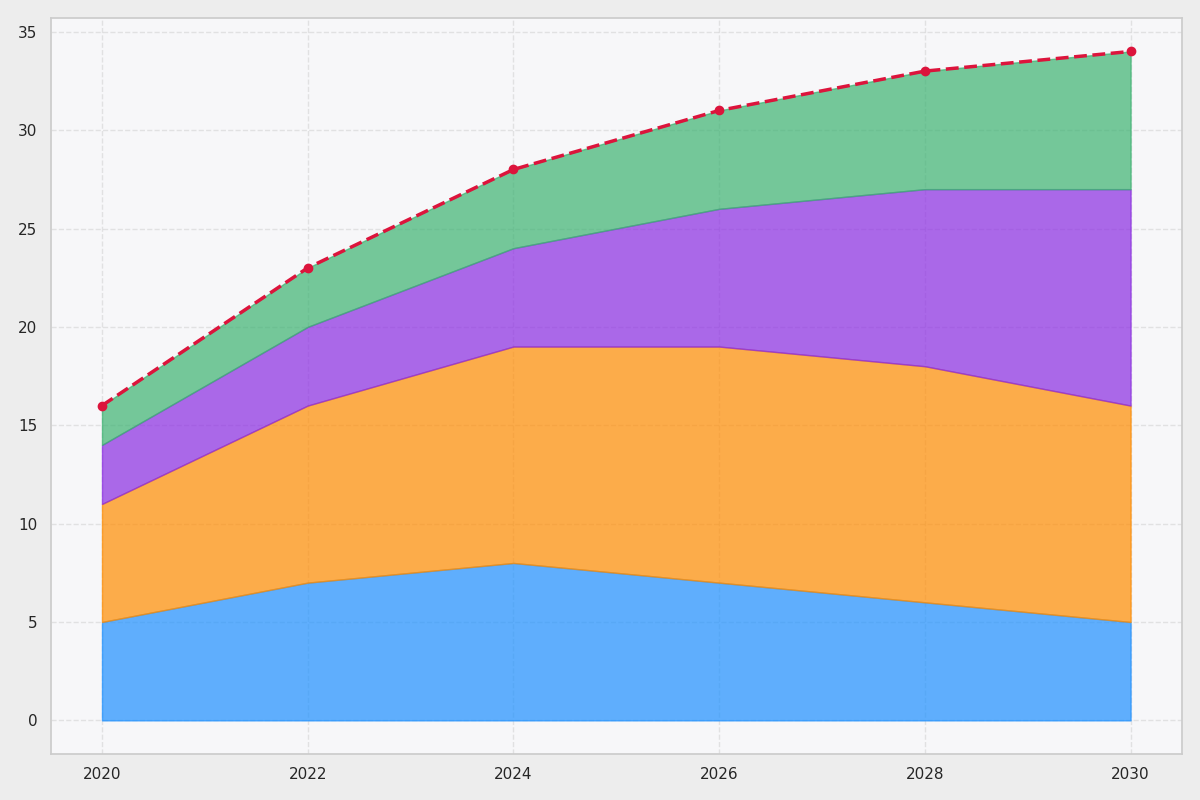

Python code for this plot:
import matplotlib.pyplot as plt
import numpy as np

years = np.array([2020, 2022, 2024, 2026, 2028, 2030])

movies_streaming = np.array([5, 7, 8, 7, 6, 5])
tv_series_streaming = np.array([6, 9, 11, 12, 12, 11])
music_streaming = np.array([3, 4, 5, 7, 9, 11])
podcast_streaming = np.array([2, 3, 4, 5, 6, 7])

total_streaming = movies_streaming + tv_series_streaming + music_streaming + podcast_streaming

fig, ax = plt.subplots(figsize=(12, 8))

ax.fill_between(years, 0, movies_streaming, color='#1E90FF', alpha=0.7)  # Changed color
ax.fill_between(years, movies_streaming, movies_streaming + tv_series_streaming, color='#FF8C00', alpha=0.7)  # Changed color
ax.fill_between(years, movies_streaming + tv_series_streaming, movies_streaming + tv_series_streaming + music_streaming, color='#8A2BE2', alpha=0.7)  # Changed color
ax.fill_between(years, movies_streaming + tv_series_streaming + music_streaming, total_streaming, color='#3CB371', alpha=0.7)  # Changed color

ax.plot(years, total_streaming, color='crimson', linewidth=2.5, linestyle='--', marker='o')  # Changed color

ax.set_xticks(years)

ax.grid(visible=True, linestyle='--', alpha=0.5)

ax.set_facecolor('#F7F7F9')
fig.patch.set_facecolor('#EDEDED')

plt.tight_layout()

plt.show()
